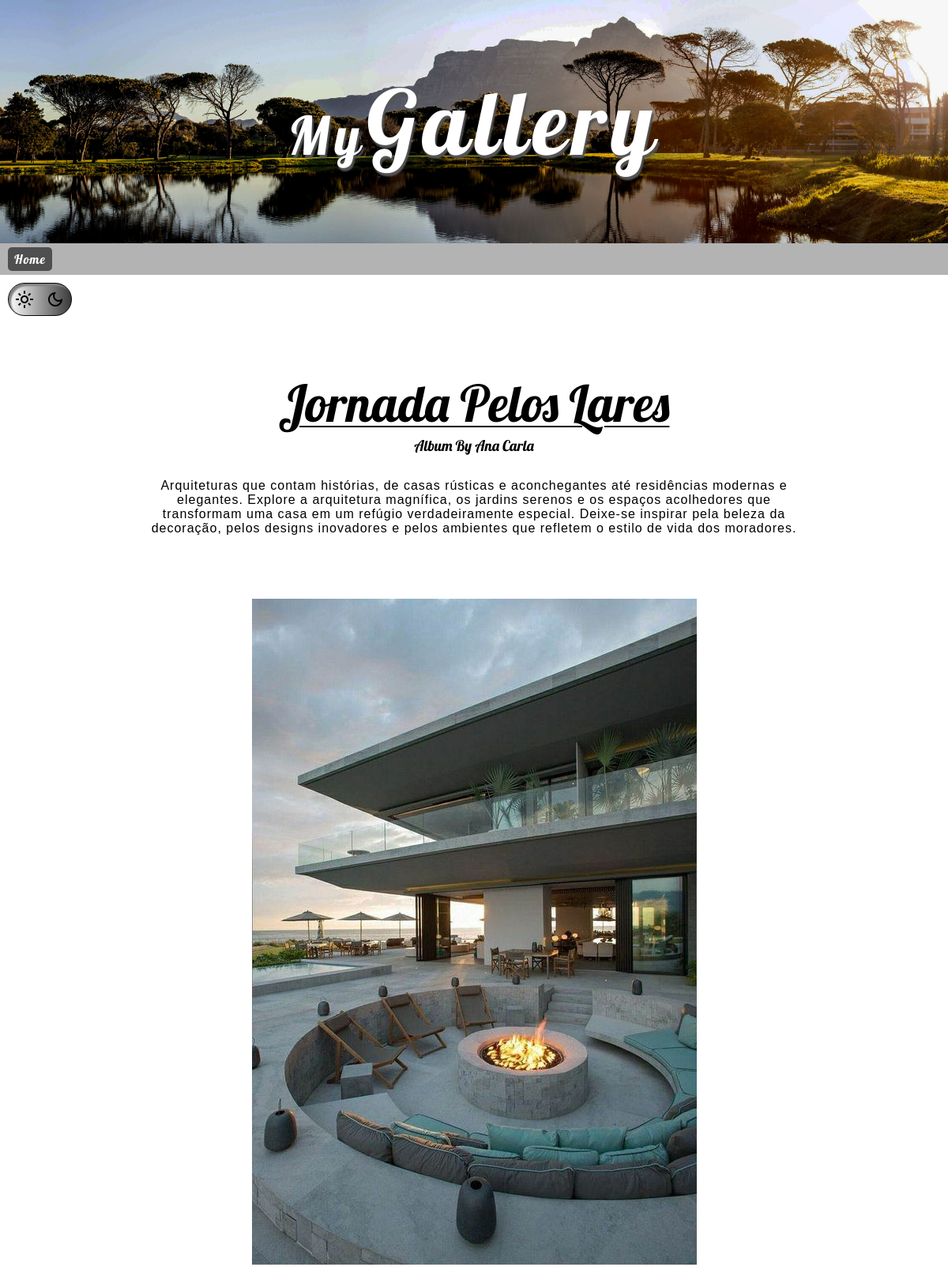
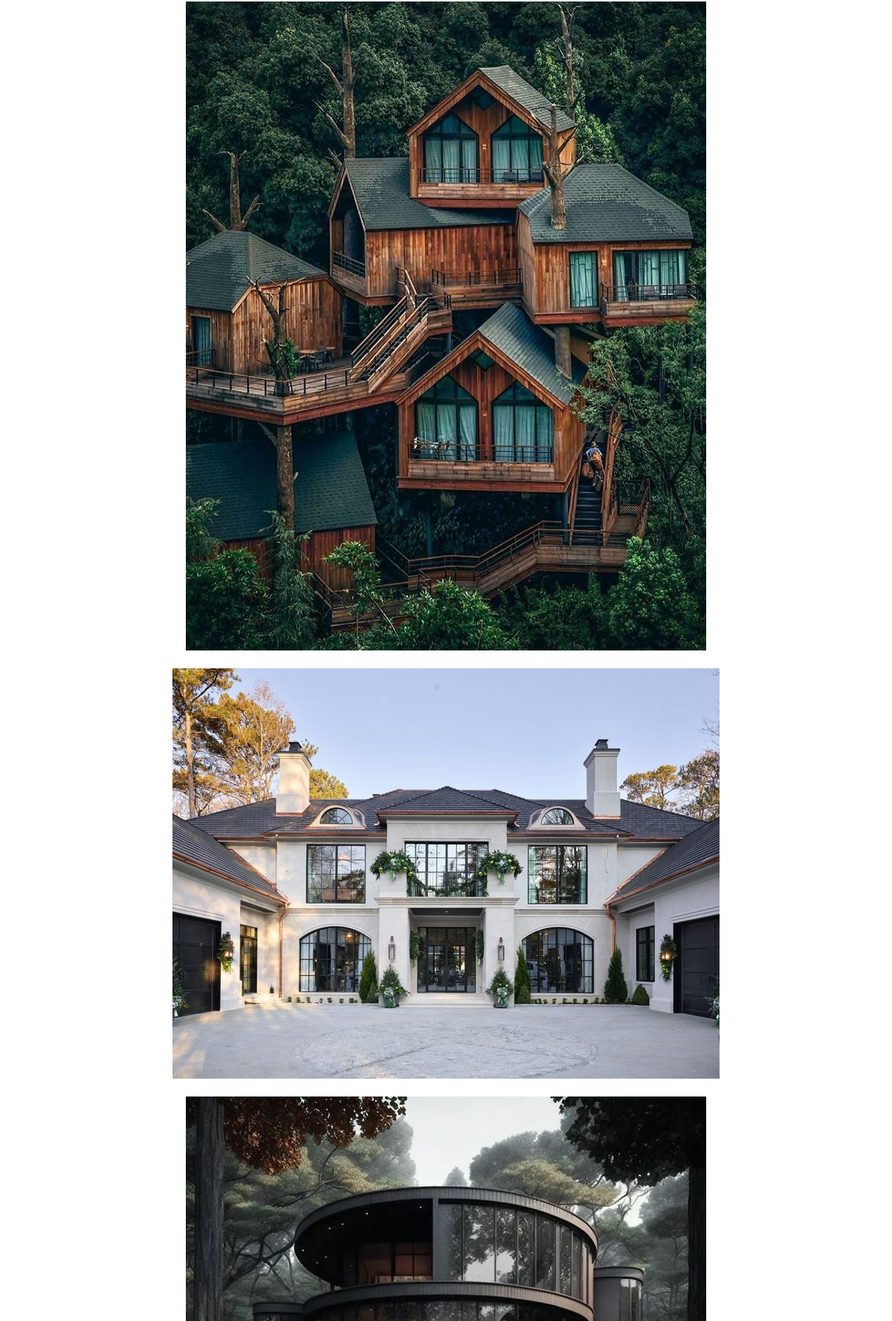
/album/13/view (upper part), run on the app's committed database (2 pictures, top to bottom).
### Gallery/models.py (models this page shows, shortened)
class Post(models.Model):
    author = models.CharField(max_length=30)
    title = models.CharField(max_length=300)
    text = models.TextField()
    created_date = models.DateTimeField(default=timezone.now)
    posted_imgs = models.ManyToManyField(Img_Files, blank=True)

class Img_Files(models.Model):
    img = models.FileField(upload_to='Gallery/users_images')

### Gallery/views.py (the view)
# urls.py: path('/view', views.view_album, name='view_album'),
def view_album(request, pk):
    album = get_object_or_404(Post, pk=pk)
    return render(request, 'album.html', {'album':album} )

### Gallery/templates/album.html (shortened to what this page needs)
{% load static %}
<!DOCTYPE html>
<html lang="pt-br">
<head>
    <link rel="stylesheet" href="{% static 'css/global.css' %}">
    <link rel="stylesheet" href="{% static 'css/album.css' %}">
</head>
<body>
    <header class="img_on_bg logo_header">
        <h1><small>My</small>Gallery</h1>
    </header>
    <nav class="main_nav">
        <a href="{% url 'gallery_posts' %}">Home</a>
    </nav>
    <main id="album_body">
        <header id="album_header">
            <div class="light_mode_on" id="light_controls">
                <span class="material-symbols-outlined" id="light_mode">light_mode</span>
                <span class="material-symbols-outlined" id="dark_mode">dark_mode</span>
            </div>
            <h2>{{ album.title }}</h2>
            <h3 class="small author">Album By {{ album.author }}</h3>
            <p class="album_description">{{ album.text }}</p>
        </header>
        <ul class="all_images" id="display_images">
            {% for img in album.posted_imgs.all %}
                <li><img src="{{ img.img.url }}" id="{{ img.img.url }}" class="image" alt=""></li>
            {% endfor %}
        </ul>
    </main>
</body>
</html>

### Gallery/static/css/global.css (style rules this page uses)
* { padding: 0; margin: 0; box-sizing: border-box; font-family: 'Lobster', Georgia, 'Times New Roman', Times, serif; }

### Gallery/static/css/album.css (style rules this page uses)
.logo_header { display: flex; align-items: center; justify-content: center; background-image: url(../imgs/7.1.jpg); background-size: contain; background-repeat: no-repeat; height: 25.7vw; }
.logo_header h1 { letter-spacing: 7px; font-size: 7em; font-weight: 400; color: #fff; text-shadow: 2px 4px 2px rgb(85, 85, 85); }
.main_nav { display: flex; align-items: center; gap: 15px; width: 100%; height: 40px; padding: 0px 10px; background-color: #7575758c; box-shadow: 0px 4px 5px #424242; }
.main_nav a { color: #fff; text-decoration: none; letter-spacing: 1px; padding: 5px 8px; border-radius: 5px; background-color: #161616a2; }
small { font-size: .6em; }
.img_on_bg { background-attachment: fixed; }
main { background-color: #fff; }
main header { padding-top: 10px; height: fit-content; color: #000; }
main header #light_controls { color: #000; width: fit-content; padding: 8px; margin-left: 10px; border-radius: 30px; display: flex; flex-direction: row; gap: 15px; border: 1px solid rgb(5, 5, 5); }
.light_mode_on { background-image: linear-gradient(to left, rgba(0, 0, 0, 0.774), #fff); box-shadow: 3px 3px 2px grey inset; }
main header h2 { text-align: center; font-size: 4em; font-weight: 400; margin-top: 70px; text-decoration: underline 2px; text-underline-offset: 5px; }
main header .author { text-align: center; font-weight: 400; margin-top: 2px; }
main header .album_description { font-family: 'Franklin Gothic Medium', 'Arial Narrow', Arial, sans-serif; text-align: center; margin: auto; margin-top: 30px; max-width: 70%; letter-spacing: 1px; }
main .all_images { margin-top: 80px; width: 100%; height: auto; display: flex; flex-wrap: wrap; justify-content: center; align-items: center; gap: 20px; list-style: none; }
main .all_images li { max-width: 80%; max-height: 50%; }
main .all_images li img { max-width: 100%; max-height: 100%; }

### data on the page
Post: title "Jornada Pelos Lares", author "Ana Carla", text "Arquiteturas que contam histórias, de casas rústicas e aconchegantes até residências modernas e elegantes. Explore a arquitetura magnífica, os jardins serenos e os espaços acolhedores que transformam uma casa em um refúgio verdadeiramente especial. Deixe-se inspirar pela beleza da decoração, pelos designs inovadores e pelos ambientes que refletem o estilo de vida dos moradores."
Img_Files: img (picture)
Img_Files: img (picture)
Img_Files: img (picture)
Img_Files: img (picture)
